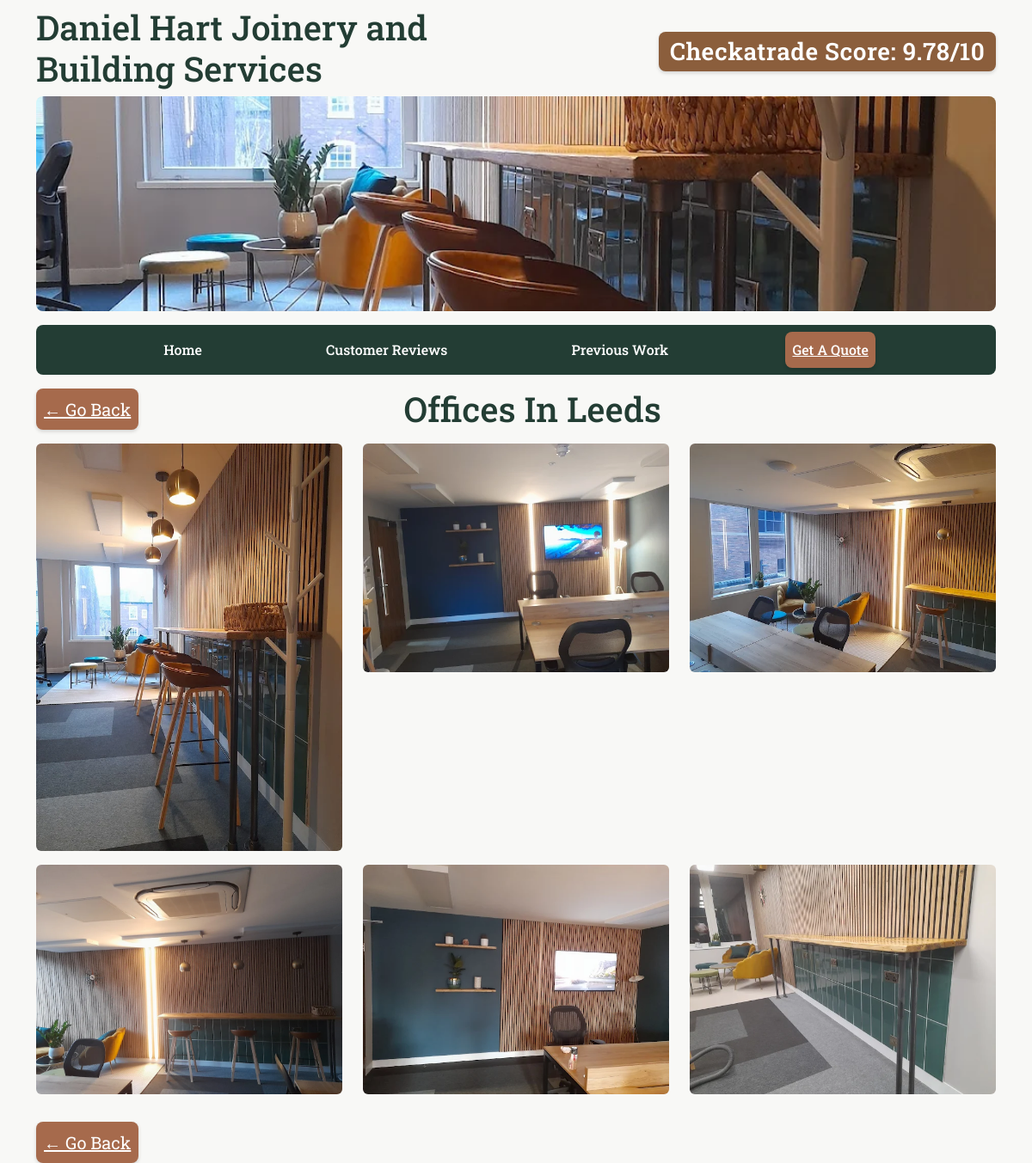
/pastwork/offices-in-leeds/, run on the app's committed database.
### pastwork/models.py (models this page shows, shortened)
class PastWorkAlbum(models.Model):
    title = models.CharField(max_length=100)
    slug = models.SlugField(blank=True, null=True)

class ProjectImage(models.Model):
    image = models.ImageField(
        upload_to="product_images/", blank=True, null=True
        )
    album = models.ForeignKey(
        PastWorkAlbum, on_delete=models.CASCADE, related_name="images"
    )
    class Meta:
        verbose_name = "Project Image"
        verbose_name_plural = "Project Images"

### pastwork/views.py (the view)
def pastwork_detail(request, slug):
    past_work_album = get_object_or_404(PastWorkAlbum, slug=slug)
    images = past_work_album.images.all()
    context = {
        'past_work_album': past_work_album,
        'images': images,
    }
    return render(
        request,
        "pastwork/pastwork_detail.html",
        context,
    )

### pastwork/templates/pastwork/pastwork_detail.html (shortened to what this page needs)
{% extends "base.html" %}
{% block content %}
<div class="container text-center">
    <div class="d-flex justify-content-between align-items-center mt-3 mb-3 gap-3 flex-wrap">
        <a href="{% url 'pastwork' %}" class="btn btn-lg oaky-background p-2 rounded-3 text-white brown-quote">
            ← Go Back
        </a>
        <h1 class="flex-grow-1 mb-0 roboto-slab-headings">{{ past_work_album.title }}</h1>
    </div>
    <div class="row justify-content-center">
        {% for image in images %}
            <div class="col-12 col-md-6 col-lg-4 mb-3">
                <img src="{{ image.image.url }}"
                     alt="{{ album.title }}"
                     width="400" height="300"
                     class="img-fluid rounded">
            </div>
        {% endfor %}
    </div>
    <div class="text-start mt-3">
        <a href="{% url 'pastwork' %}" class="btn btn-lg oaky-background p-2 rounded-3 text-white brown-quote">
            ← Go Back
        </a>
    </div>
</div>
{% endblock content %}

### static/css/styles.css (style rules this page uses)
.roboto-slab-headings { font-family: "Roboto Slab", serif; font-optical-sizing: auto; font-weight: 500; font-style: normal; }
.oaky-background { background-color: #A66A4C; }
body { background-color: #F8F8F6; font-family: 'Open Sans', sans-serif; color: #444; margin: 0; padding: 0; line-height: 1.6; }
h1, h2, h3 { font-family: 'Roboto Slab', serif; color: #233D34; margin-bottom: 0.5rem; }
.brown-quote { text-decoration: underline; font-family: 'Roboto Slab', serif; box-shadow: 0 2px 4px rgba(0, 0, 0, 0.15); }

### data on the page
PastWorkAlbum: title "Offices In Leeds"
ProjectImage: image (picture)
ProjectImage: image (picture)
ProjectImage: image (picture)
ProjectImage: image (picture)
ProjectImage: image (picture)
ProjectImage: image (picture)
